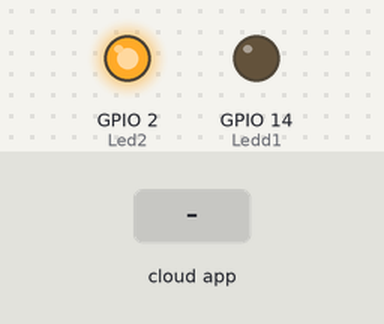
Recording of a sketch running on a simulated ESP8266 (NodeMCU). Shown: output pins drawn as LEDs (lit = HIGH). Inputs (shaded band) come from the test bench. WiFi joins after 1.5 s; servers stay silent unless stated; no MQTT or app messages arrive unless stated; what the sketch prints to the serial monitor is not drawn.

Above: at 3.2 s.
3.3 s: the phone or cloud app sets Led1 to 1
At 5.6 s:
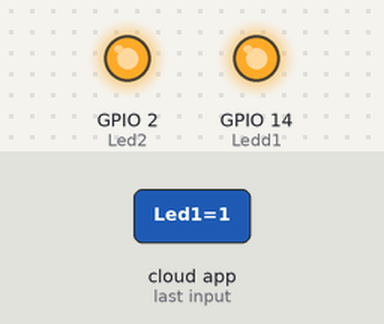
At 6.4 s:
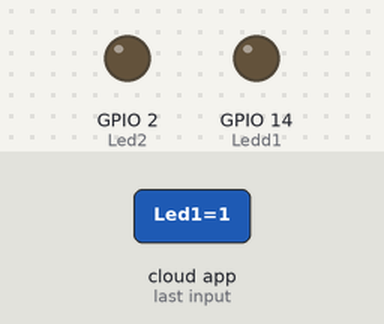
Timing chart, 0 to 7.9 s (numbered marks = the images above; inputs shaded):
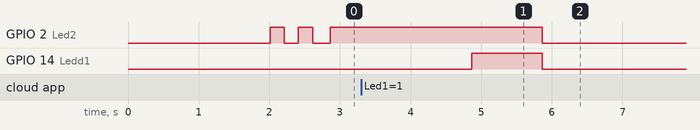

The sketch:

Wifirelay_PC_Power_Button.ino
```cpp
//#include <WiFi.h>
#include "Adafruit_MQTT.h"
#include "Adafruit_MQTT_Client.h"
#include <ESP8266WiFi.h>

//#ifndef Pins_Arduino_h
#define Pins_Arduino_h

/*
#define PIN_WIRE_SDA (4)
#define PIN_WIRE_SCL (5)
*/
/*
static const uint8_t SDA = PIN_WIRE_SDA;
static const uint8_t SCL = PIN_WIRE_SCL;
*/

/*
static const uint8_t D0   = 16;
static const uint8_t D1   = 5;
static const uint8_t D2   = 4;
static const uint8_t D3   = 0;
static const uint8_t D4   = 2; LED
static const uint8_t D5   = 14;
static const uint8_t D6   = 12;
static const uint8_t D7   = 13;
static const uint8_t D8   = 15;
static const uint8_t RX   = 3;
static const uint8_t TX   = 1;
*/

/************************* Pin Definition *********************************/

#define Ledd1 14 //RELE
#define Led2 2 //Indicador (PC en 0)

/************************* WiFi Access Point *********************************/

#define WLAN_SSID       "#YOUR WIFI NAME"
#define WLAN_PASS       "#YOUR WIFI PASSWORD"

/************************* Adafruit.io Setup *********************************/

#define AIO_SERVER      "io.adafruit.com"
#define AIO_SERVERPORT  1883                   // use 8883 for SSL
#define AIO_USERNAME  " #YOUR USERNAME"
#define AIO_KEY       "#YOUR AIOKEY (aiokjasfhgaklsjdhf)"
/************ Global State (you don't need to change this!) ******************/

// Create an ESP8266 WiFiClient class to connect to the MQTT server.
WiFiClient client;
// or... use WiFiFlientSecure for SSL
//WiFiClientSecure client;

// Setup the MQTT client class by passing in the WiFi client and MQTT server and login details.
Adafruit_MQTT_Client mqtt(&client, AIO_SERVER, AIO_SERVERPORT, AIO_USERNAME, AIO_KEY);

/****************************** Feeds ***************************************/

Adafruit_MQTT_Subscribe Led1 = Adafruit_MQTT_Subscribe(&mqtt, AIO_USERNAME "/feeds/Led1");


/*************************** Sketch Code ************************************/

// Bug workaround for Arduino 1.6.6, it seems to need a function declaration
// for some reason (only affects ESP8266, likely an arduino-builder bug).
void MQTT_connect();

void setup() {
  Serial.begin(115200);
  delay(10);

  pinMode(Ledd1, OUTPUT);
  pinMode(Led2, OUTPUT);


  Serial.println(F("Starting..."));

  // Connect to WiFi access point.
  Serial.println(); Serial.println();
  Serial.print("Connecting to ");
  Serial.println(WLAN_SSID);

  delay(500);

  WiFi.begin(WLAN_SSID, WLAN_PASS);

  Serial.println("Accesing...");

  while (WiFi.status() != WL_CONNECTED) {
    delay(500);
    Serial.print(".");
  }
  Serial.println();

  Serial.println("WiFi connected");
  Serial.println("IP address: ");
  Serial.println(WiFi.localIP());

  // Setup MQTT subscription for onoff feed.
  mqtt.subscribe(&Led1);

}

uint32_t x=0;

void loop() {
  // Ensure the connection to the MQTT server is alive (this will make the first
  // connection and automatically reconnect when disconnected).  See the MQTT_connect
  // function definition further below.
  MQTT_connect();
  // this is our 'wait for incoming subscription packets' busy subloop
  // try to spend your time here
  Adafruit_MQTT_Subscribe *subscription;
  while ((subscription = mqtt.readSubscription(5000))) {
    if (subscription == &Led1) {
      int Led1_State = atoi((char *)Led1.lastread);
      if (Led1_State == 1){
      Serial.print(F("Got: "));
      Serial.println((char *)Led1.lastread);
  digitalWrite(Ledd1, HIGH);   // turn the LED on (HIGH is the voltage level)
  digitalWrite(Led2, HIGH);
  delay(1000);
  digitalWrite(Ledd1, LOW);
  digitalWrite(Led2, LOW);
  delay(100);
  }
}
}

  if(! mqtt.ping()) {
    mqtt.disconnect();
  }

}
// Function to connect and reconnect as necessary to the MQTT server.
// Should be called in the loop function and it will take care if connecting.
void MQTT_connect() {
  int8_t ret;

  // Stop if already connected.
  if (mqtt.connected()) {
    return;
  }

  Serial.print("Connecting to MQTT... ");

  uint8_t retries = 3;
  digitalWrite(Led2, HIGH);
  delay(200);
  digitalWrite(Led2, LOW);
  delay(200);
  digitalWrite(Led2, HIGH);
  delay(200);
  digitalWrite(Led2, LOW);
  delay(200);
  while ((ret = mqtt.connect()) != 0) { // connect will return 0 for connected
    Serial.println(mqtt.connectErrorString(ret));
    Serial.println("Retrying MQTT connection in 5 seconds...");
    mqtt.disconnect();
    delay(5000);  // wait 5 seconds
    retries--;
    if (retries == 0) {
      // basically die and wait for WDT to reset me
      while (1);
    }
  }
  Serial.println("MQTT Connected!");
  digitalWrite(Led2, HIGH);
  delay(2000);
  digitalWrite(Led2, LOW);
}
```

Measured:
- after the input at 3.3 s, GPIO 2 (Led2): HIGH → LOW after 2.6 s instead of 1.6 s; GPIO 14 (Ledd1): LOW → HIGH after 1.6 s, → LOW 1.0 s later
- by itself, GPIO 2 (Led2): alternates HIGH for 0.20 s and LOW for 0.23 s
